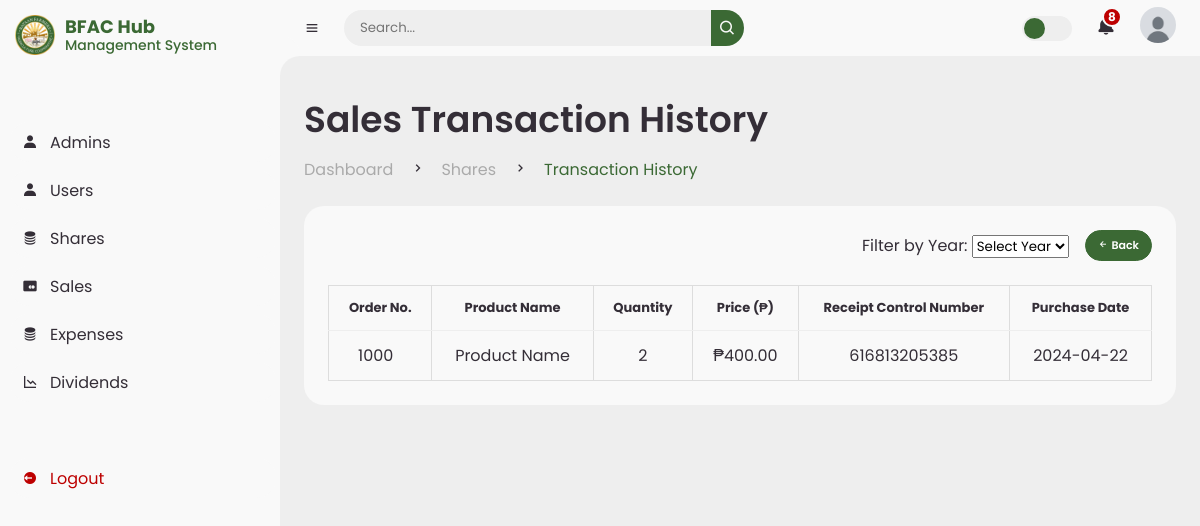
Page /admin/transaction_sales.php (signed in) on the committed database.
### tables this page shows
CREATE TABLE `admin_sales` (
  `id` int(11) NOT NULL,
  `sales_no` varchar(50) NOT NULL,
  `description` varchar(100) NOT NULL,
  `quantity` int(11) NOT NULL,
  `unitprice` varchar(50) NOT NULL,
  `amount` decimal(10,2) NOT NULL,
  `receipt_no` varchar(50) NOT NULL,
  `purchase_date` date NOT NULL
);

### admin/transaction_sales.php (the view, shortened to what this page needs)
<?php
  include "../config/db.php";
  $sql_share = "SELECT
    *
    FROM admin_sales AS asales
    WHERE DATE(asales.purchase_date) < CURDATE()
    ";
    $result_share = mysqli_query($conn, $sql_share);
?>
<!DOCTYPE html>
<html lang="en">
<head>
  <link href="https://unpkg.com/boxicons@2.0.9/css/boxicons.min.css" rel="stylesheet"/>
  <link rel="stylesheet" href="../css/style.css"/>
  <link rel="stylesheet" href="../css/modal.css"/>
</head>
<body>
<?php include "admin_components/admin_sidebar.php"; ?>
<section id="content">
  <?php include "admin_components/admin_navbar.php"; ?>
  <main>
    <div class="head-title">
      <div class="left">
        <h1>Sales Transaction History</h1>
        <ul class="breadcrumb">
          <li><a href="dashboard.html">Dashboard</a></li>
          <li><i class="bx bx-chevron-right"></i></li>
          <li><a href="#">Shares</a></li>
          <li><i class="bx bx-chevron-right"></i></li>
          <li><a href="#" class="active">Transaction History</a></li>
        </ul>
      </div>
    </div>
    <div class="table-data">
      <div class="db">
        <div class="head">
          <div class="filter-year">
              <label for="year-filter">Filter by Year:</label>
              <select id="year-filter" class="form-control">
                <option value="">Select Year</option>
              </select>
            </div>
          <button class="view-btn" onclick="window.location.href='sales.php';">
            <i class='bx bx-left-arrow-alt'></i> Back
          </button>
        </div>
        <table>
          <thead>
                <tr>
                    <th>Order No.</th>
                    <th>Product Name</th>
                    <th>Quantity</th>
                    <th>Price (₱)</th>
                    <th>Receipt Control Number</th>
                    <th>Purchase Date</th>
                </tr>
          </thead>
          <tbody id="archiveTableBody">
            <?php
              if ($result_share && mysqli_num_rows($result_share) > 0) {
                while ($row = mysqli_fetch_assoc($result_share)) {
                  $id = $row['id'];
            ?>
              <tr id="share_row_<?php echo $id; ?>">
              <td><?php echo htmlspecialchars($row['sales_no']); ?></td>
                <td><?php echo htmlspecialchars($row['description']); ?></td>
                <td><?php echo htmlspecialchars($row['quantity']); ?></td>
                <td>₱<?php echo htmlspecialchars($row['amount']); ?></td>
                <td><?php echo htmlspecialchars($row['receipt_no']); ?></td>
                <td><?php echo htmlspecialchars($row['purchase_date']); ?></td>
              </tr>
              <?php
                }
              } else {
                echo "<tr><td colspan='8'>No history sales found.</td></tr>";
              }
            ?>
          </tbody>
        </table>
      </div>
    </div>
  </main>
</section>
</body>
</html>

### css/style.css (style rules this page uses)
* { margin: 0; padding: 0; box-sizing: border-box; font-family: var(--poppins); }
a { text-decoration: none; }
li { list-style: none; }
:root { --poppins: 'Poppins', sans-serif; --lato: 'Lato', sans-serif; --light: #F9F9F9; --light-blue:#b3e5fc; --blue: #1e88e5; --light-blue: #CFE8FF; --grey: #eee; --dark-grey: #AAAAAA; --dark: #342E37; --yellow: #FD7238; --dark-yellow:#eb6a34; --light-yellow: #ffe6c6; --orange: #FD7238; --light-red: #ffd3d3; --light-green: #3b693459; --green: #3b6934; --dark-green: #31572b; --red: #bd0000; --dark-red: #9a0101; }
html { overflow-x: hidden; }
body { background: var(--grey); overflow-x: hidden; }
#content { position: relative; width: calc(100% - 280px); left: 280px; transition: .3s ease; }
#content main { width: 100%; padding: 36px 24px; font-family: var(--poppins); max-height: calc(100vh - 56px); overflow-y: auto; }
#content main .head-title { display: flex; align-items: center; justify-content: space-between; grid-gap: 16px; flex-wrap: wrap; }
#content main .head-title .left h1 { font-size: 36px; font-weight: 600; margin-bottom: 10px; color: var(--dark); }
.breadcrumb .active { pointer-events: none; color: gray; }
#content main .head-title .left .breadcrumb { display: flex; align-items: center; grid-gap: 16px; }
#content main .head-title .left .breadcrumb li { color: var(--dark); }
#content main .head-title .left .breadcrumb li a { color: var(--dark-grey); pointer-events: none; }
#content main .head-title .left .breadcrumb li a.active { color: var(--green); pointer-events: unset; }
#content main .table-data { display: flex; flex-wrap: wrap; grid-gap: 24px; margin-top: 24px; width: 100%; color: var(--dark); }
#content main .table-data > div { border-radius: 20px; background: var(--light); padding: 24px; overflow-x: auto; }
#content main .table-data .head { display: flex; align-items: center; grid-gap: 16px; margin-bottom: 24px; }
#content main .table-data .head .bx { cursor: pointer; }
button.view-btn { cursor: pointer; font-size: 11px; border-radius: 20px; font-weight: 600; border: 1px solid var(--green); padding: 6px 12px; background-color: var(--green); color: white; }
.view-btn { padding: 6px 12px; background-color: green; color: white; border: none; cursor: pointer; }
#content main .table-data .db { flex-grow: 1; flex-basis: 500px; }
#content main .table-data .db table { width: 100%; border-collapse: collapse; }
#content main .table-data .db table th { padding-bottom: 12px; font-size: 13px; text-align: left; border-bottom: 1px solid var(--grey); text-align: center; }
#content main .table-data .db table tr td:first-child { padding-left: 6px; }
.table-data .db table th, .table-data .db table td { padding: 12px 15px; text-align: center; border: 1px solid #ddd; }

### rows in the picture
admin_sales: sales_no "1000", description "Product Name", quantity "2", amount "400.00", receipt_no "616813205385", purchase_date "2024-04-22"
